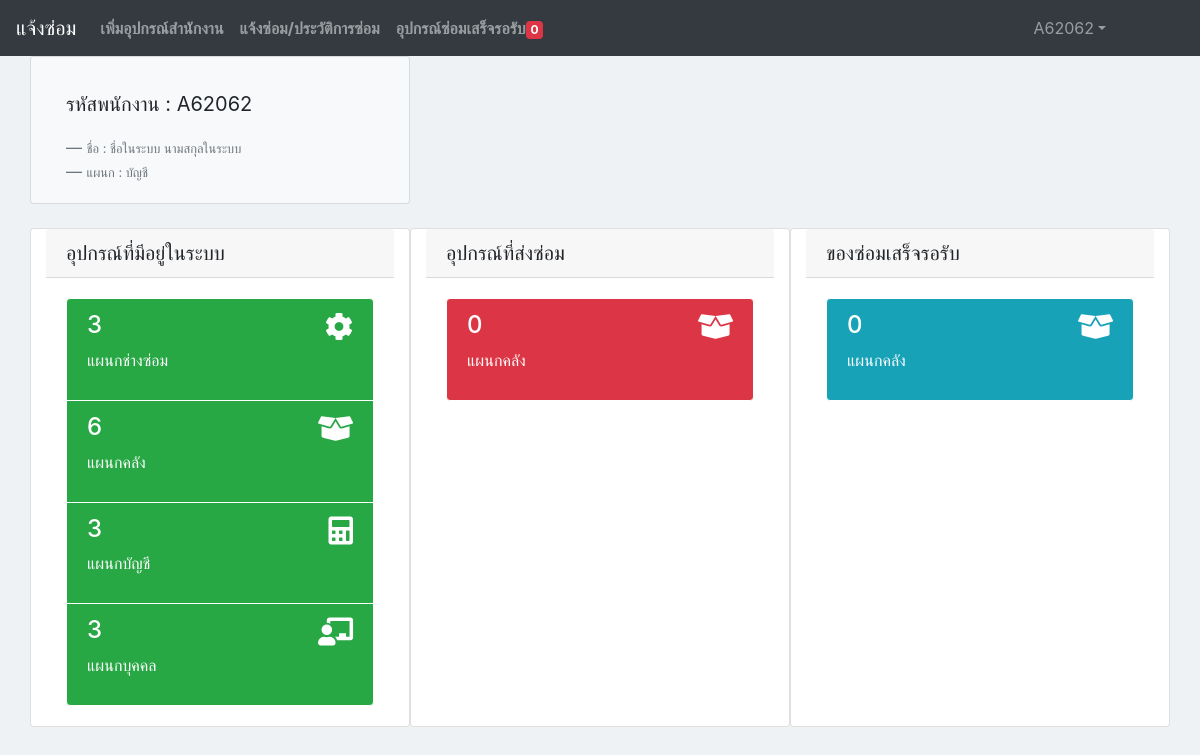
Page /Treasury/index.php (signed in) on the committed database.
### tables this page shows
CREATE TABLE `profile` (
  `profile_fname` varchar(50) NOT NULL,
  `profile_lname` varchar(50) NOT NULL,
  `profile_create_at` timestamp NOT NULL DEFAULT CURRENT_TIMESTAMP,
  `profile_update_at` timestamp NOT NULL DEFAULT CURRENT_TIMESTAMP ON UPDATE CURRENT_TIMESTAMP,
  `profile_users_id` varchar(255) NOT NULL
);

CREATE TABLE `position` (
  `position_id` int(11) NOT NULL,
  `position_name` varchar(50) NOT NULL
);

### Treasury/profile_view.php (the view, shortened to what this page needs)
<blockquote class="blockquote mb-0">
    <?php
    include '../conn.php';
    $sql = "SELECT * FROM profile  where profile_users_id='" . $_SESSION['users_id'] . "'";
    $result = mysqli_query($conn, $sql);
    $row = mysqli_fetch_array($result, MYSQLI_ASSOC);
    $sql_users = "select users.users_id, position.position_name from position inner join users ON users.users_position=position.position_id where users.users_id='" . $_SESSION['users_id'] . "'";
    $result_user = mysqli_query($conn, $sql_users);
    $row_user = mysqli_fetch_array($result_user, MYSQLI_ASSOC);
    if ($row_user['users_id'] == $row['profile_users_id']) {
        echo '<p>' . 'รหัสพนักงาน : ' . $_SESSION['users_id'] . '</p>';
        echo '<footer class="blockquote-footer">' . ''
        . '<small class="text-muted">' . 'ชื่อ : ' . $row['profile_fname'] . ' ' . $row['profile_lname'] . ' <cite title="Source Title"></cite>' . '</small>' . '</footer>';
        echo '<footer class="blockquote-footer">' . ''
        . '<small class="text-muted">' . 'แผนก : ' . $row_user['position_name'] . ' <cite title="Source Title"></cite>' . '</small>' . '</footer>';
    } else {
        echo "<meta http-equiv='refresh' content='0 ;URL=../Treasury/profile_insert.php'>";
    }
    ?>
</blockquote>

### rows in the picture
profile: profile_fname "ชื่อในระบบ", profile_lname "นามสกุลในระบบ"
position: position_name "บัญชี"

### other values in the picture
$count "0"
$_SESSION['users_username'] "A62062"
$_SESSION['users_id'] "A62062"
$count "3"
$count "6"
